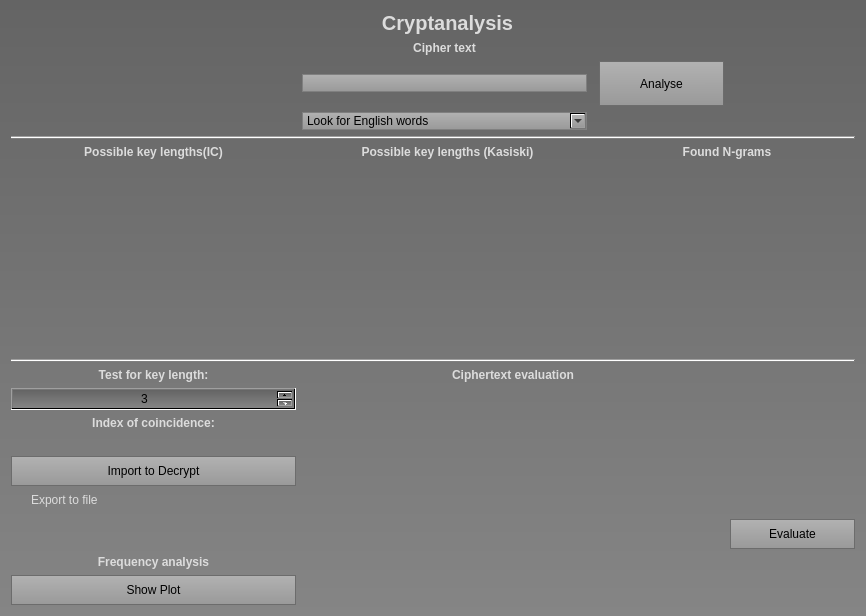
<?xml version="1.0" encoding="UTF-8"?>
<ui version="4.0">
 <class>Form</class>
 <widget class="QWidget" name="Form">
  <property name="geometry">
   <rect>
    <x>0</x>
    <y>0</y>
    <width>866</width>
    <height>616</height>
   </rect>
  </property>
  <property name="windowTitle">
   <string>Form</string>
  </property>
  <property name="styleSheet">
   <string notr="true">background-color: qlineargradient(spread:reflect, x1:0.573682, y1:0, x2:0.574364, y2:1, stop:0 rgba(100, 100, 100, 255), stop:1 rgba(133, 133, 133, 255));
</string>
  </property>
  <layout class="QGridLayout" name="gridLayout">
   <item row="8" column="0">
    <layout class="QVBoxLayout" name="verticalLayout_6">
     <item>
      <widget class="QLabel" name="labelHodnotaB_7">
       <property name="font">
        <font>
         <weight>75</weight>
         <bold>true</bold>
        </font>
       </property>
       <property name="styleSheet">
        <string notr="true">color: rgb(220, 220, 220);
border-color: rgb(61, 61, 61);
background-color: transparent;</string>
       </property>
       <property name="text">
        <string>Index of coincidence:</string>
       </property>
       <property name="alignment">
        <set>Qt::AlignCenter</set>
       </property>
      </widget>
     </item>
     <item>
      <widget class="QLabel" name="IOClabel">
       <property name="font">
        <font>
         <weight>75</weight>
         <bold>true</bold>
        </font>
       </property>
       <property name="styleSheet">
        <string notr="true">color: rgb(220, 220, 220);
border-color: rgb(61, 61, 61);
background-color: transparent;</string>
       </property>
       <property name="text">
        <string/>
       </property>
       <property name="alignment">
        <set>Qt::AlignCenter</set>
       </property>
      </widget>
     </item>
     <item>
      <widget class="QPushButton" name="importDeBtn">
       <property name="sizePolicy">
        <sizepolicy hsizetype="Minimum" vsizetype="Fixed">
         <horstretch>0</horstretch>
         <verstretch>0</verstretch>
        </sizepolicy>
       </property>
       <property name="minimumSize">
        <size>
         <width>0</width>
         <height>30</height>
        </size>
       </property>
       <property name="styleSheet">
        <string notr="true">QPushButton {
  border: 1px solid gray;
	background-color: qlineargradient(spread:reflect, x1:0.573682, y1:0, x2:0.574364, y2:1, stop:0 rgba(178, 178, 178, 255), stop:1 rgba(153, 153, 153, 255));
	
	border-color: rgb(108, 108, 108);
}
QPushButton:pressed{
background-color: rgb(130, 130, 130);
/*background-color: qlineargradient(spread:reflect, x1:0.573682, y1:0, x2:0.574364, y2:1, stop:0 rgba(188, 188, 188, 255), stop:1 rgba(130, 130, 130, 255));*/
}

</string>
       </property>
       <property name="text">
        <string>Import to Decrypt</string>
       </property>
      </widget>
     </item>
     <item>
      <widget class="QCheckBox" name="exportToFile">
       <property name="styleSheet">
        <string notr="true">background-color: transparent;
color: rgb(220, 220, 220);
border-color: rgb(61, 61, 61);</string>
       </property>
       <property name="text">
        <string>Export to file</string>
       </property>
      </widget>
     </item>
    </layout>
   </item>
   <item row="6" column="0" colspan="5">
    <widget class="Line" name="line">
     <property name="orientation">
      <enum>Qt::Horizontal</enum>
     </property>
    </widget>
   </item>
   <item row="2" column="3">
    <widget class="QPushButton" name="analyzeBtn">
     <property name="enabled">
      <bool>true</bool>
     </property>
     <property name="sizePolicy">
      <sizepolicy hsizetype="Minimum" vsizetype="Fixed">
       <horstretch>0</horstretch>
       <verstretch>0</verstretch>
      </sizepolicy>
     </property>
     <property name="minimumSize">
      <size>
       <width>80</width>
       <height>45</height>
      </size>
     </property>
     <property name="styleSheet">
      <string notr="true">QPushButton {
  qproperty-alignment: 'AlignVCenter | AlignRight';
  border: 1px solid gray;
	background-color: qlineargradient(spread:reflect, x1:0.573682, y1:0, x2:0.574364, y2:1, stop:0 rgba(178, 178, 178, 255), stop:1 rgba(153, 153, 153, 255));
	
	border-color: rgb(108, 108, 108);
}
QPushButton:pressed{
background-color: rgb(130, 130, 130);
/*background-color: qlineargradient(spread:reflect, x1:0.573682, y1:0, x2:0.574364, y2:1, stop:0 rgba(188, 188, 188, 255), stop:1 rgba(130, 130, 130, 255));*/
}

</string>
     </property>
     <property name="text">
      <string>Analyse</string>
     </property>
    </widget>
   </item>
   <item row="11" column="0">
    <layout class="QVBoxLayout" name="verticalLayout_8">
     <item>
      <widget class="QLabel" name="labelHodnotaB_8">
       <property name="font">
        <font>
         <weight>75</weight>
         <bold>true</bold>
        </font>
       </property>
       <property name="styleSheet">
        <string notr="true">color: rgb(220, 220, 220);
border-color: rgb(61, 61, 61);
background-color: transparent;</string>
       </property>
       <property name="text">
        <string>Frequency analysis</string>
       </property>
       <property name="alignment">
        <set>Qt::AlignCenter</set>
       </property>
      </widget>
     </item>
     <item>
      <widget class="QPushButton" name="showFreq">
       <property name="enabled">
        <bool>true</bool>
       </property>
       <property name="minimumSize">
        <size>
         <width>45</width>
         <height>30</height>
        </size>
       </property>
       <property name="styleSheet">
        <string notr="true">QPushButton {
  qproperty-alignment: 'AlignVCenter | AlignRight';
  border: 1px solid gray;
	background-color: qlineargradient(spread:reflect, x1:0.573682, y1:0, x2:0.574364, y2:1, stop:0 rgba(178, 178, 178, 255), stop:1 rgba(153, 153, 153, 255));
	
	border-color: rgb(108, 108, 108);
}
QPushButton:pressed{
background-color: rgb(130, 130, 130);
/*background-color: qlineargradient(spread:reflect, x1:0.573682, y1:0, x2:0.574364, y2:1, stop:0 rgba(188, 188, 188, 255), stop:1 rgba(130, 130, 130, 255));*/
}

</string>
       </property>
       <property name="text">
        <string>Show Plot</string>
       </property>
      </widget>
     </item>
    </layout>
   </item>
   <item row="4" column="0" colspan="5">
    <widget class="Line" name="line_2">
     <property name="orientation">
      <enum>Qt::Horizontal</enum>
     </property>
    </widget>
   </item>
   <item row="0" column="1" colspan="2">
    <widget class="QLabel" name="hlavniNadpis">
     <property name="font">
      <font>
       <pointsize>15</pointsize>
       <weight>75</weight>
       <bold>true</bold>
      </font>
     </property>
     <property name="styleSheet">
      <string notr="true">color: rgb(220, 220, 220);
border-color: rgb(61, 61, 61);
background-color: transparent;</string>
     </property>
     <property name="text">
      <string>Cryptanalysis</string>
     </property>
     <property name="alignment">
      <set>Qt::AlignCenter</set>
     </property>
    </widget>
   </item>
   <item row="5" column="3" colspan="2">
    <layout class="QVBoxLayout" name="verticalLayout_4">
     <item>
      <widget class="QLabel" name="labelHodnotaB_5">
       <property name="font">
        <font>
         <weight>75</weight>
         <bold>true</bold>
        </font>
       </property>
       <property name="styleSheet">
        <string notr="true">color: rgb(220, 220, 220);
border-color: rgb(61, 61, 61);
background-color: transparent;</string>
       </property>
       <property name="text">
        <string>Found N-grams</string>
       </property>
       <property name="alignment">
        <set>Qt::AlignCenter</set>
       </property>
      </widget>
     </item>
     <item>
      <widget class="QTextEdit" name="ngrams">
       <property name="font">
        <font>
         <weight>75</weight>
         <bold>true</bold>
        </font>
       </property>
       <property name="styleSheet">
        <string notr="true">qproperty-alignment: 'AlignVCenter | AlignRight';
 /*border: 1px solid gray;*/
/*
background-color: qlineargradient(spread:reflect, x1:0.573682, y1:0, x2:0.574364, y2:1, stop:0 rgba(118, 118, 118, 255), stop:1 rgba(133, 133, 133, 255));

*/
border:transparent;
background-color: transparent;
color: rgb(220, 220, 220);
border-color: rgb(61, 61, 61);</string>
       </property>
      </widget>
     </item>
    </layout>
   </item>
   <item row="5" column="1" colspan="2">
    <layout class="QVBoxLayout" name="verticalLayout_3">
     <item>
      <widget class="QLabel" name="labelHodnotaB_4">
       <property name="font">
        <font>
         <weight>75</weight>
         <bold>true</bold>
        </font>
       </property>
       <property name="styleSheet">
        <string notr="true">color: rgb(220, 220, 220);
border-color: rgb(61, 61, 61);
background-color: transparent;</string>
       </property>
       <property name="text">
        <string>Possible key lengths (Kasiski)</string>
       </property>
       <property name="alignment">
        <set>Qt::AlignCenter</set>
       </property>
      </widget>
     </item>
     <item>
      <widget class="QTextEdit" name="kasiski">
       <property name="font">
        <font>
         <weight>75</weight>
         <bold>true</bold>
        </font>
       </property>
       <property name="styleSheet">
        <string notr="true">qproperty-alignment: 'AlignVCenter | AlignRight';
 /*border: 1px solid gray;*/
/*
background-color: qlineargradient(spread:reflect, x1:0.573682, y1:0, x2:0.574364, y2:1, stop:0 rgba(118, 118, 118, 255), stop:1 rgba(133, 133, 133, 255));

*/
border:transparent;
background-color: transparent;
color: rgb(220, 220, 220);
border-color: rgb(61, 61, 61);</string>
       </property>
      </widget>
     </item>
    </layout>
   </item>
   <item row="1" column="1">
    <widget class="QLabel" name="labelHodnotaB">
     <property name="font">
      <font>
       <weight>75</weight>
       <bold>true</bold>
      </font>
     </property>
     <property name="styleSheet">
      <string notr="true">color: rgb(220, 220, 220);
border-color: rgb(61, 61, 61);
background-color: transparent;</string>
     </property>
     <property name="text">
      <string>Cipher text</string>
     </property>
     <property name="alignment">
      <set>Qt::AlignCenter</set>
     </property>
    </widget>
   </item>
   <item row="3" column="1">
    <widget class="QComboBox" name="languagePick">
     <property name="styleSheet">
      <string notr="true">QComboBox {
  qproperty-alignment: 'AlignVCenter | AlignRight';
  border: 1px solid gray;
	background-color: qlineargradient(spread:reflect, x1:0.573682, y1:0, x2:0.574364, y2:1, stop:0 rgba(178, 178, 178, 255), stop:1 rgba(153, 153, 153, 255));
	selection-background-color: rgb(208, 208, 208);
	selection-color: rgb(212, 212, 212);
}
QComboBox::on {
rgb(88, 88, 88)
	selection-background-color: rgb(204, 204, 204);
	selection-color: rgb(212, 212, 212);

}
</string>
     </property>
     <item>
      <property name="text">
       <string>Look for English words</string>
      </property>
     </item>
     <item>
      <property name="text">
       <string>Look for Czech words</string>
      </property>
     </item>
    </widget>
   </item>
   <item row="5" column="0">
    <layout class="QVBoxLayout" name="verticalLayout_2">
     <item>
      <widget class="QLabel" name="labelHodnotaB_6">
       <property name="font">
        <font>
         <weight>75</weight>
         <bold>true</bold>
        </font>
       </property>
       <property name="styleSheet">
        <string notr="true">color: rgb(220, 220, 220);
border-color: rgb(61, 61, 61);
background-color: transparent;</string>
       </property>
       <property name="text">
        <string>Possible key lengths(IC)</string>
       </property>
       <property name="alignment">
        <set>Qt::AlignCenter</set>
       </property>
      </widget>
     </item>
     <item>
      <widget class="QTextEdit" name="IC">
       <property name="font">
        <font>
         <weight>75</weight>
         <bold>true</bold>
        </font>
       </property>
       <property name="styleSheet">
        <string notr="true">qproperty-alignment: 'AlignVCenter | AlignRight';
 /*border: 1px solid gray;*/
/*
background-color: qlineargradient(spread:reflect, x1:0.573682, y1:0, x2:0.574364, y2:1, stop:0 rgba(118, 118, 118, 255), stop:1 rgba(133, 133, 133, 255));

*/
border:transparent;
background-color: transparent;
color: rgb(220, 220, 220);
border-color: rgb(61, 61, 61);</string>
       </property>
      </widget>
     </item>
    </layout>
   </item>
   <item row="10" column="4">
    <widget class="QPushButton" name="evaluateBtn">
     <property name="enabled">
      <bool>true</bool>
     </property>
     <property name="minimumSize">
      <size>
       <width>50</width>
       <height>30</height>
      </size>
     </property>
     <property name="styleSheet">
      <string notr="true">QPushButton {
  qproperty-alignment: 'AlignVCenter | AlignRight';
  border: 1px solid gray;
	background-color: qlineargradient(spread:reflect, x1:0.573682, y1:0, x2:0.574364, y2:1, stop:0 rgba(178, 178, 178, 255), stop:1 rgba(153, 153, 153, 255));
	
	border-color: rgb(108, 108, 108);
}
QPushButton:pressed{
background-color: rgb(130, 130, 130);
/*background-color: qlineargradient(spread:reflect, x1:0.573682, y1:0, x2:0.574364, y2:1, stop:0 rgba(188, 188, 188, 255), stop:1 rgba(130, 130, 130, 255));*/
}

</string>
     </property>
     <property name="text">
      <string>Evaluate</string>
     </property>
    </widget>
   </item>
   <item row="7" column="0">
    <layout class="QVBoxLayout" name="verticalLayout_7">
     <item>
      <widget class="QLabel" name="labelHodnotaB_12">
       <property name="font">
        <font>
         <weight>75</weight>
         <bold>true</bold>
        </font>
       </property>
       <property name="styleSheet">
        <string notr="true">color: rgb(220, 220, 220);
border-color: rgb(61, 61, 61);
background-color: transparent;</string>
       </property>
       <property name="text">
        <string>Test for key length:</string>
       </property>
       <property name="alignment">
        <set>Qt::AlignCenter</set>
       </property>
      </widget>
     </item>
     <item>
      <widget class="QSpinBox" name="accuracyBox">
       <property name="sizePolicy">
        <sizepolicy hsizetype="Preferred" vsizetype="Preferred">
         <horstretch>0</horstretch>
         <verstretch>0</verstretch>
        </sizepolicy>
       </property>
       <property name="alignment">
        <set>Qt::AlignCenter</set>
       </property>
       <property name="minimum">
        <number>3</number>
       </property>
       <property name="maximum">
        <number>20</number>
       </property>
       <property name="value">
        <number>3</number>
       </property>
      </widget>
     </item>
    </layout>
   </item>
   <item row="7" column="1" rowspan="5" colspan="3">
    <layout class="QVBoxLayout" name="verticalLayout_5">
     <item>
      <widget class="QLabel" name="labelHodnotaB_2">
       <property name="font">
        <font>
         <weight>75</weight>
         <bold>true</bold>
        </font>
       </property>
       <property name="styleSheet">
        <string notr="true">color: rgb(220, 220, 220);
border-color: rgb(61, 61, 61);
background-color: transparent;</string>
       </property>
       <property name="text">
        <string>Ciphertext evaluation</string>
       </property>
       <property name="alignment">
        <set>Qt::AlignCenter</set>
       </property>
      </widget>
     </item>
     <item>
      <widget class="QTextEdit" name="conclusionText">
       <property name="font">
        <font>
         <weight>75</weight>
         <bold>true</bold>
        </font>
       </property>
       <property name="styleSheet">
        <string notr="true">qproperty-alignment: 'AlignVCenter | AlignRight';
 /*border: 1px solid gray;*/
/*
background-color: qlineargradient(spread:reflect, x1:0.573682, y1:0, x2:0.574364, y2:1, stop:0 rgba(118, 118, 118, 255), stop:1 rgba(133, 133, 133, 255));

*/
border:transparent;
background-color: transparent;
color: rgb(220, 220, 220);
border-color: rgb(61, 61, 61);</string>
       </property>
      </widget>
     </item>
    </layout>
   </item>
   <item row="2" column="1">
    <widget class="QLineEdit" name="cipherText">
     <property name="styleSheet">
      <string notr="true">QLineEdit {
  qproperty-alignment: 'AlignVCenter | AlignRight';
  border: 1px solid gray;
	background-color: qlineargradient(spread:reflect, x1:0.573682, y1:0, x2:0.574364, y2:1, stop:0 rgba(178, 178, 178, 255), stop:1 rgba(153, 153, 153, 255));
}

</string>
     </property>
     <property name="alignment">
      <set>Qt::AlignRight|Qt::AlignTrailing|Qt::AlignVCenter</set>
     </property>
    </widget>
   </item>
  </layout>
 </widget>
 <resources/>
 <connections/>
</ui>
